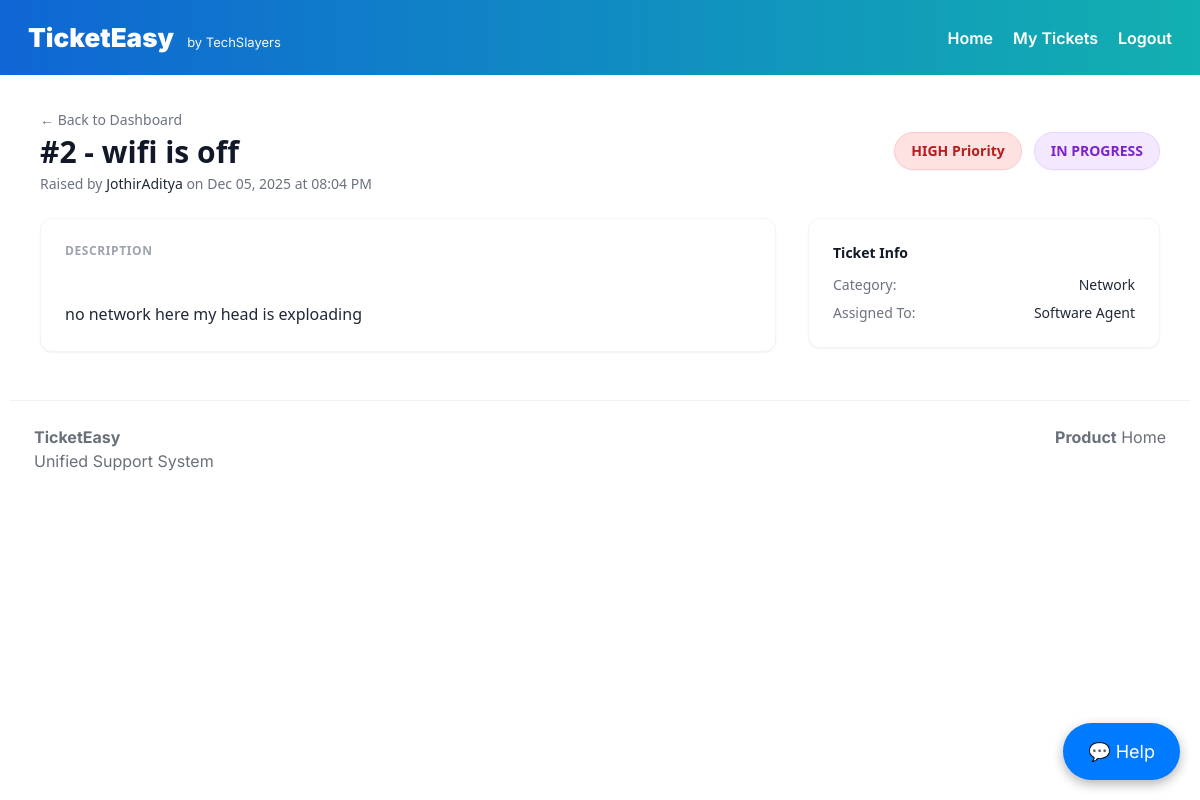
Screenshot of /ticket/2 (signed in) with the database file from the repository.
### models.py (models this page shows, shortened)
class Ticket(db.Model):
    __tablename__ = 'tickets'
    id = db.Column(db.Integer, primary_key=True)
    subject = db.Column(db.String(255))
    description = db.Column(db.Text)
    priority = db.Column(db.String(20))
    status = db.Column(db.String(30))
    category = db.Column(db.String(80))
    category_id = db.Column(db.Integer, db.ForeignKey('categories.id'), nullable=True)
    created_by_id = db.Column(db.Integer, db.ForeignKey('users.id'), nullable=True)
    created_at = db.Column(db.DateTime, default=datetime.utcnow)
    assigned_admin_id = db.Column(db.Integer, db.ForeignKey('users.id'), nullable=True)
    sentiment = db.Column(db.String(50), default="Neutral")
    remarks = db.Column(db.Text)
    _suggested_steps = db.Column("suggested_steps", db.Text, default="[]")
    category_obj = db.relationship('Category', back_populates='tickets', foreign_keys=[category_id])
    assigned_admin = db.relationship('User', back_populates='assigned_tickets', foreign_keys=[assigned_admin_id])
    creator = db.relationship('User', back_populates='created_tickets', foreign_keys=[created_by_id])
    @property
    def suggested_steps(self):
        try: return json.loads(self._suggested_steps)
        except: return []
    @suggested_steps.setter
    def suggested_steps(self, value):
        self._suggested_steps = json.dumps(value)

class User(db.Model, UserMixin):
    __tablename__ = 'users'
    id = db.Column(db.Integer, primary_key=True)
    email = db.Column(db.String(180), unique=True, nullable=False)
    name = db.Column(db.String(180))
    password_hash = db.Column(db.String(256), nullable=False)
    role = db.Column(db.String(30))
    employee_role = db.Column(db.String(120))
    verified = db.Column(db.Boolean, default=False)
    created_at = db.Column(db.DateTime, default=datetime.utcnow)
    assigned_tickets = db.relationship('Ticket', back_populates='assigned_admin', foreign_keys='Ticket.assigned_admin_id')
    created_tickets = db.relationship('Ticket', back_populates='creator', foreign_keys='Ticket.created_by_id')

### app.py (the view)
@app.route("/ticket/<int:ticket_id>")
@login_required
def ticket_detail(ticket_id):
    t = Ticket.query.get_or_404(ticket_id)
    return render_template("ticket_detail.html", ticket=t, user=session["user"])

### app.py (called while the page is built)
def login_required(fn):
    if iscoroutinefunction(fn):
        @wraps(fn)
        async def async_wrapper(*args, **kwargs):
            if not session.get("user"): return redirect(url_for("auth", tab="login"))
            return await fn(*args, **kwargs)
        return async_wrapper
    else:
        @wraps(fn)
        def sync_wrapper(*args, **kwargs):
            if not session.get("user"): return redirect(url_for("auth", tab="login"))
            return fn(*args, **kwargs)
        return sync_wrapper

### templates/ticket_detail.html (shortened to what this page needs)
{% extends "base.html" %}
{% block content %}
<script src="https://cdn.tailwindcss.com"></script>
<div class="max-w-6xl mx-auto mt-8 px-4 mb-12 font-sans">
    <div class="flex flex-col md:flex-row justify-between items-start md:items-center mb-6 gap-4">
        <div>
            <a href="{{ url_for('dashboard') }}" class="text-gray-500 hover:text-gray-700 text-sm mb-1 inline-block">
                &larr; Back to Dashboard
            </a>
            <h1 class="text-3xl font-bold text-gray-900">
                #{{ ticket.id }} - {{ ticket.subject }}
            </h1>
            <p class="text-gray-500 text-sm mt-1">
                Raised by <span class="font-medium text-gray-800">{{ ticket.creator.name }}</span>
                on {{ ticket.created_at.strftime('%b %d, %Y at %I:%M %p') }}
            </p>
        </div>
        <div class="flex items-center gap-3">
            <span class="px-4 py-2 rounded-full text-sm font-bold shadow-sm
                {% if ticket.priority == 'high' %} bg-red-100 text-red-700 border border-red-200
                {% elif ticket.priority == 'medium' %} bg-yellow-100 text-yellow-700 border border-yellow-200
                {% else %} bg-green-100 text-green-700 border border-green-200 {% endif %}">
                {{ ticket.priority|upper }} Priority
            </span>
            <span class="px-4 py-2 rounded-full text-sm font-bold shadow-sm
                {% if ticket.status == 'open' %} bg-blue-100 text-blue-700 border border-blue-200
                {% elif ticket.status == 'in-progress' %} bg-purple-100 text-purple-700 border border-purple-200
                {% else %} bg-gray-100 text-gray-700 border border-gray-200 {% endif %}">
                {{ ticket.status|replace('-', ' ')|upper }}
            </span>
        </div>
    </div>
    <form action="{{ url_for('ticket_update', ticket_id=ticket.id) }}" method="POST"
        class="grid grid-cols-1 lg:grid-cols-3 gap-8">
        <div class="lg:col-span-2 space-y-6">
            <div class="bg-white rounded-xl shadow-sm border border-gray-100 p-6">
                <h3 class="text-xs font-bold text-gray-400 uppercase tracking-wider mb-4">Description</h3>
                <div class="prose max-w-none text-gray-800 leading-relaxed whitespace-pre-line">
                    {{ ticket.description }}
                </div>
            </div>
        </div>
        <div class="space-y-6">
            <div class="bg-white rounded-xl shadow-sm border border-gray-100 p-6">
                <h4 class="text-sm font-bold text-gray-900 mb-3">Ticket Info</h4>
                <div class="space-y-2 text-sm">
                    <div class="flex justify-between">
                        <span class="text-gray-500">Category:</span>
                        <span class="font-medium text-gray-800 capitalize">{{ ticket.category }}</span>
                    </div>
                    <div class="flex justify-between">
                        <span class="text-gray-500">Assigned To:</span>
                        <span class="font-medium text-gray-800">
                            {% if ticket.assigned_admin %}
                            {{ ticket.assigned_admin.name }}
                            {% else %}
                            <span class="text-yellow-600">Pending Assignment</span>
                            {% endif %}
                        </span>
                    </div>
                </div>
            </div>
        </div>
    </form>
</div>
{% endblock %}

### static/css/style.css (style rules this page uses)
:root { --primary:#2563eb; --bg:#ffffff; --muted:#64748b; --text:#0f172a; --card-border:#e6edf3; }
* { box-sizing:border-box }
a { color:var(--text); text-decoration:none }

### templates/base.html (style rules this page uses)
:root { --blue: #0f66d4; --turq: #12b0b0; --muted: #68707a; --bg: #ffffff; font-family: "Inter", sans-serif; }
* { box-sizing: border-box }
body { margin: 0; background: var(--bg); color: #07122a; line-height: 1.45 }

### rows the page displays
Ticket: id "2", subject "wifi is off", created_at "Dec 05, 2025 at 08:04 PM", priority "HIGH", status "IN PROGRESS", description "no network here my head is exploading", category "Network"
User: creator.name "JothirAditya"
User: assigned_admin.name "Software Agent"
